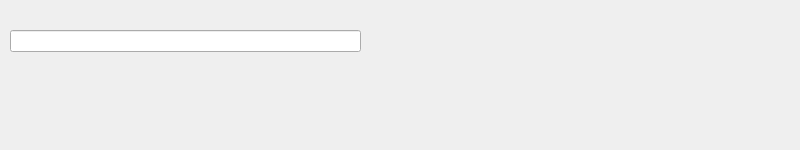
<?xml version="1.0" encoding="UTF-8"?>
<ui version="4.0">
 <class>NoiseEditor</class>
 <widget class="QWidget" name="NoiseEditor">
  <property name="geometry">
   <rect>
    <x>0</x>
    <y>0</y>
    <width>800</width>
    <height>150</height>
   </rect>
  </property>
  <property name="windowTitle">
   <string>Form</string>
  </property>
  <widget class="QLineEdit" name="noiseName">
   <property name="geometry">
    <rect>
     <x>10</x>
     <y>30</y>
     <width>351</width>
     <height>22</height>
    </rect>
   </property>
  </widget>
 </widget>
 <resources/>
 <connections/>
</ui>
